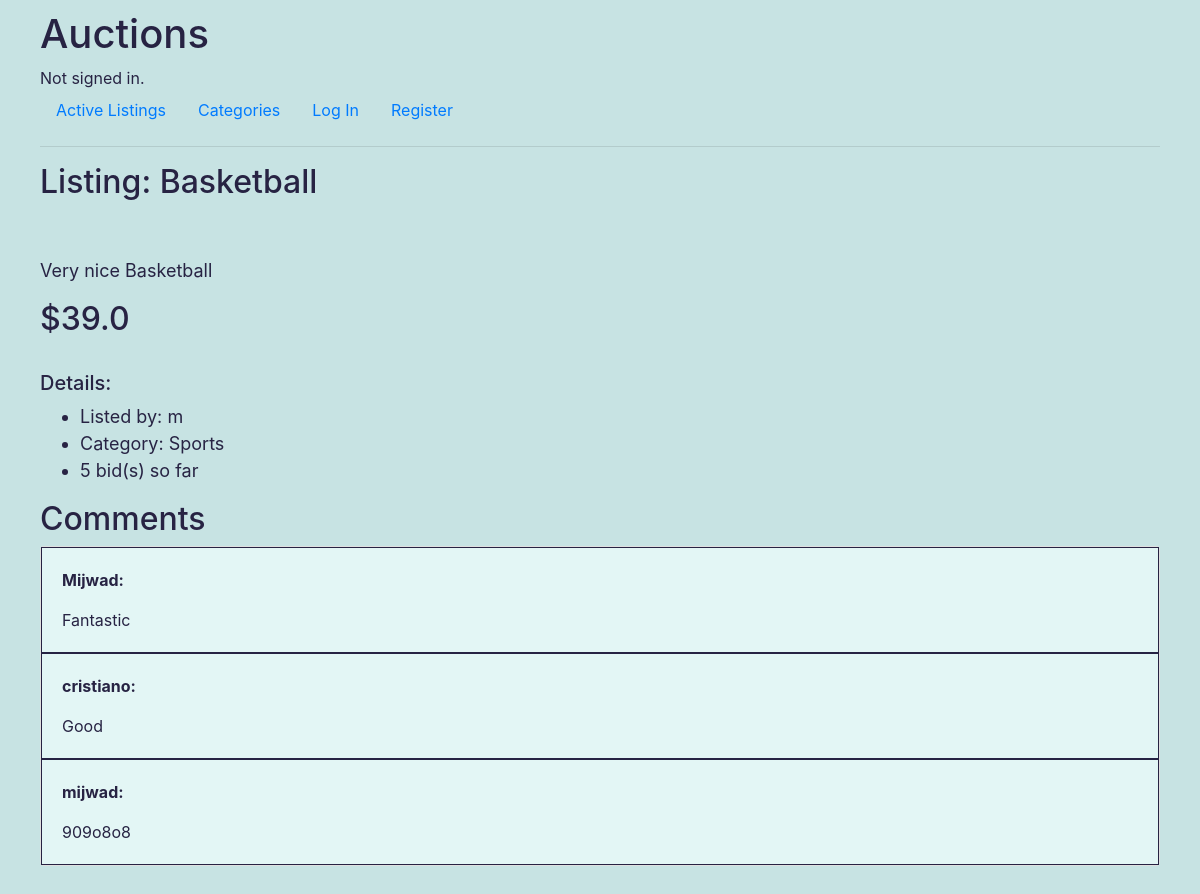
/listing/2, run on the app's committed database.
### auctions/models.py (models this page shows, shortened)
class Listing(models.Model):
    title = models.CharField(max_length=64)
    description = models.CharField(max_length=1000)
    starting_bid = models.FloatField()
    isActive = models.BooleanField(default=True)
    watchlist = models.ManyToManyField(User, blank=True, related_name="watchlist")
    image = models.URLField(blank=True)
    category_choices = [
        ('EL','Electronics'),
        ('SP','Sports'),
        ('HO','Home'),
        ('TV','TV'),
        ('PC','PC'),
        ('CA','Cars'),
        ('SH','Shoes'),
        ('AC','Accessories'),
        ('FS', 'Fashion'),
        ('TY', 'Toys'),
        ('OT','Other')
    ]
    category = models.CharField(choices=category_choices, max_length=2)
    owner = models.ForeignKey(User, on_delete=models.CASCADE,  related_name="user")

class Bid(models.Model):
    item = models.ForeignKey(Listing, on_delete=models.CASCADE, related_name="item")
    bidder = models.ForeignKey(User, on_delete=models.CASCADE, related_name="bidder")
    bid_amount = models.FloatField()

class User(AbstractUser):
    pass

class Comment(models.Model):
    commenter = models.ForeignKey(User, on_delete=models.CASCADE,  related_name="comment_user")
    item = models.ForeignKey(Listing, on_delete=models.CASCADE, related_name="comment_item")
    comment = models.CharField(max_length=1000)

### auctions/views.py (the view)
# urls.py: path("listing/<int:id>", views.listing, name="listing"),
def listing(request, id):
    listing = Listing.objects.get(pk=id)
    comments =  Comment.objects.filter(item=listing)
    highest_bid = Bid.objects.filter(item=listing).order_by('-bid_amount').first()
    bids = Bid.objects.filter(item=listing).count()
    if request.method == "POST":
        form = BidForm(request.POST)
        if form.is_valid():
            bid_amount = form.cleaned_data['bid_amount']
            if bid_amount >= listing.starting_bid:
                if highest_bid is None or bid_amount > highest_bid.bid_amount:
                    bid = Bid(
                        bid_amount=bid_amount,
                        bidder=request.user,
                        item=listing
                        )
                    bid.save()
                    return HttpResponseRedirect(reverse("listing", args=[id]))
                else:
                    form.add_error('bid_amount', 'Your bid must be higher than the current highest bid.')
            else:
                form.add_error('bid_amount', 'Your bid must be at least as large as the starting bid.')
    else:
        form = BidForm()
    return render(request, 'auctions/listing.html', {
        "listing": listing,
        "form": form,
        "highest_bid": highest_bid,
        "bids": bids,
        "comments": comments
    })

### auctions/templates/auctions/listing.html (shortened to what this page needs)
{% extends "auctions/layout.html" %}
{% block body %}
<h2>Listing: {{ listing.title }}</h2>
<br>
<br>
<p style="font-size: large;">{{ listing.description }}</p>
{% if listing.isActive == False and user == highest_bid.bidder %}
<div style="font-size: xx-large; text-align:center" class="alert alert-success" role="alert">
    You have won the auction for ${{ highest_bid.bid_amount }}!
  </div>
{% else %}
{% if highest_bid %}
<h2>${{ highest_bid.bid_amount }}</h2>
{% else %}
<h2>${{ listing.starting_bid }}</h2>
{% endif %}
<br>
<h5>Details:</h5>
<ul style="font-size: large;">
    <li>Listed by: {{ listing.owner }}</li>
    <li>Category: {{ listing.get_category_display }}</li>
    <li>{{ bids }} bid(s) so far</li>
</ul>
{% endif %}
<h2>Comments</h2>
<div class="card">
    {% if comments %}
        {% for comment in comments %}
        <div style="border-style: solid; border-width: 1px; border-color:#272343; background-color:#e3f6f5" class="card-body">
        <p style="font-weight: bold;">{{ comment.commenter }}:</p>{{ comment.comment }}
        </div>
        {% endfor %}
    {% else %}
    <div style="border-style: solid; border-width: 1px; border-color:#272343; background-color:#e3f6f5" class="card-body">
        No comments yet
    </div>
    {% endif %}
</div>
<br>
{% endblock %}

### auctions/static/auctions/styles.css (style rules this page uses)
body { padding: 10px; }

### auctions/templates/auctions/layout.html (style rules this page uses)
body { background-color: #c7e3e3; color: #272343; padding-left: 40px; padding-right: 40px; }

### data on the page
Listing: title "Basketball", description "Very nice Basketball", owner "m", category "Sports"
Bid: bid_amount "39.0"
Comment: commenter "Mijwad", comment "Fantastic"
Comment: commenter "cristiano", comment "Good"
Comment: commenter "mijwad", comment "909o8o8"

### other printed values
{{ bids }} "5"
